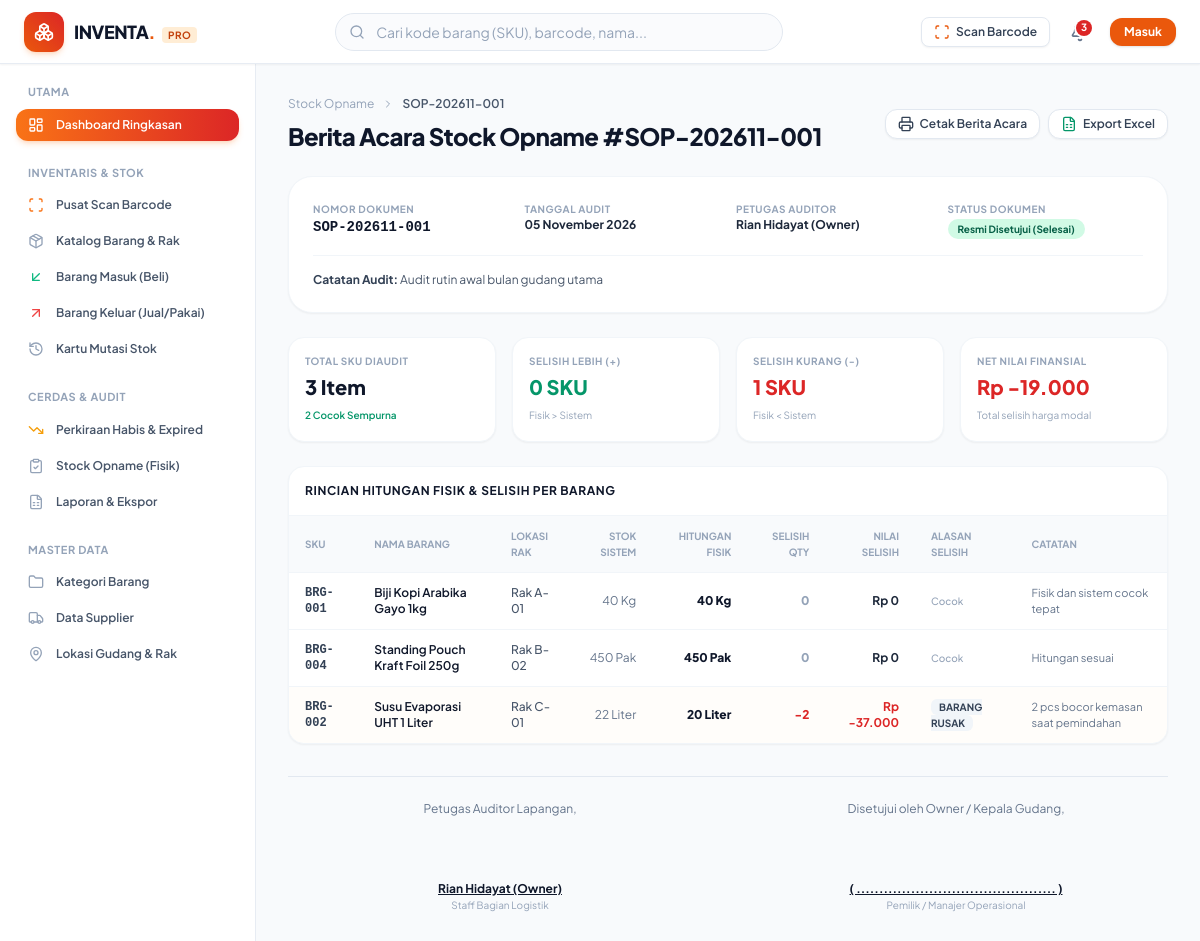
Page /pages/opname/detail.php?id=1 on the committed database.
### tables this page shows
CREATE TABLE `stock_opnames` (
  `id` int NOT NULL,
  `opname_no` varchar(50) NOT NULL,
  `audit_date` date NOT NULL,
  `user_id` int NOT NULL,
  `status` enum('draft','completed','cancelled') NOT NULL DEFAULT 'draft',
  `total_items` int NOT NULL DEFAULT '0',
  `total_variance_qty` int NOT NULL DEFAULT '0',
  `total_variance_value` decimal(15,2) NOT NULL DEFAULT '0.00',
  `notes` text,
  `completed_at` timestamp NULL DEFAULT NULL,
  `created_at` timestamp NULL DEFAULT CURRENT_TIMESTAMP
);

CREATE TABLE `users` (
  `id` int NOT NULL,
  `username` varchar(50) NOT NULL,
  `name` varchar(100) NOT NULL,
  `email` varchar(100) NOT NULL,
  `password` varchar(255) NOT NULL,
  `role` enum('admin','petugas') NOT NULL DEFAULT 'petugas',
  `phone` varchar(30) DEFAULT NULL,
  `avatar` varchar(255) DEFAULT NULL,
  `is_active` tinyint(1) NOT NULL DEFAULT '1',
  `created_at` timestamp NULL DEFAULT CURRENT_TIMESTAMP,
  `updated_at` timestamp NULL DEFAULT CURRENT_TIMESTAMP ON UPDATE CURRENT_TIMESTAMP
);

CREATE TABLE `stock_opname_items` (
  `id` int NOT NULL,
  `opname_id` int NOT NULL,
  `product_id` int NOT NULL,
  `location_id` int DEFAULT NULL,
  `system_qty` int NOT NULL,
  `physical_qty` int NOT NULL,
  `variance_qty` int NOT NULL,
  `unit_price` decimal(15,2) NOT NULL DEFAULT '0.00',
  `variance_value` decimal(15,2) NOT NULL DEFAULT '0.00',
  `reason` varchar(50) DEFAULT NULL,
  `notes` varchar(255) DEFAULT NULL
);

CREATE TABLE `products` (
  `id` int NOT NULL,
  `sku` varchar(50) NOT NULL,
  `barcode` varchar(100) DEFAULT NULL,
  `name` varchar(200) NOT NULL,
  `category_id` int DEFAULT NULL,
  `unit_id` int DEFAULT NULL,
  `location_id` int DEFAULT NULL,
  `purchase_price` decimal(15,2) NOT NULL DEFAULT '0.00',
  `selling_price` decimal(15,2) NOT NULL DEFAULT '0.00',
  `min_stock` int NOT NULL DEFAULT '5',
  `current_stock` int NOT NULL DEFAULT '0',
  `image` varchar(255) DEFAULT NULL,
  `track_expiry` tinyint(1) NOT NULL DEFAULT '0',
  `description` text,
  `created_at` timestamp NULL DEFAULT CURRENT_TIMESTAMP,
  `updated_at` timestamp NULL DEFAULT CURRENT_TIMESTAMP ON UPDATE CURRENT_TIMESTAMP
);

CREATE TABLE `locations` (
  `id` int NOT NULL,
  `warehouse_name` varchar(100) NOT NULL,
  `rack_code` varchar(50) NOT NULL,
  `description` varchar(255) DEFAULT NULL,
  `created_at` timestamp NULL DEFAULT CURRENT_TIMESTAMP
);

CREATE TABLE `units` (
  `id` int NOT NULL,
  `name` varchar(50) NOT NULL,
  `symbol` varchar(15) NOT NULL
);

### includes/functions.php (called while the page is built, shortened)
<?php
function sanitize($input): string {
    return htmlspecialchars(trim((string)$input), ENT_QUOTES, 'UTF-8');
}
function format_rupiah($number): string {
    $num = (float)$number;
    return 'Rp ' . number_format($num, 0, ',', '.');
}
function format_date(?string $dateStr, bool $includeTime = false): string {
    $timestamp = strtotime($dateStr);
    $months = [
        1 => 'Januari', 'Februari', 'Maret', 'April', 'Mei', 'Juni',
        'Juli', 'Agustus', 'September', 'Oktober', 'November', 'Desember'
    ];
    $day = date('d', $timestamp);
    $m = (int)date('m', $timestamp);
    $year = date('Y', $timestamp);
    $result = "$day {$months[$m]} $year";
    return $result;
}

### pages/opname/detail.php (the view, shortened to what this page needs)
<?php
require_once __DIR__ . '/../../includes/header.php';
require_once __DIR__ . '/../../includes/navbar.php';
$pdo = db();
$id = (int)($_GET['id'] ?? 0);
$stmt = $pdo->prepare("
    SELECT o.*, u.name as user_name
    FROM stock_opnames o
    LEFT JOIN users u ON o.user_id = u.id
    WHERE o.id = :id
");
$stmt->execute(['id' => $id]);
$opname = $stmt->fetch();
$stmtItems = $pdo->prepare("
    SELECT oi.*, p.name as product_name, p.sku, u.symbol as unit_symbol,
           l.warehouse_name, l.rack_code
    FROM stock_opname_items oi
    JOIN products p ON oi.product_id = p.id
    LEFT JOIN units u ON p.unit_id = u.id
    LEFT JOIN locations l ON oi.location_id = l.id
    WHERE oi.opname_id = :oid
    ORDER BY l.rack_code ASC, p.name ASC
");
$stmtItems->execute(['oid' => $id]);
$items = $stmtItems->fetchAll();
$countMatch = 0;
$countSurplus = 0;
$countDeficit = 0;
foreach ($items as $it) {
    if ($it['variance_qty'] == 0) $countMatch++;
    elseif ($it['variance_qty'] > 0) $countSurplus++;
    else $countDeficit++;
}
?>
<div class="flex-1 flex overflow-hidden">
    <?php require_once __DIR__ . '/../../includes/sidebar.php'; ?>
    <main class="flex-1 overflow-y-auto md:ml-64 p-4 sm:p-6 lg:p-8 pb-24 md:pb-8">
        <div class="mb-6 flex flex-col gap-4 sm:flex-row sm:items-center sm:justify-between no-print">
            <div>
                <div class="flex items-center gap-2 text-xs text-slate-400 mb-2">
                    <a href="<?= BASE_URL ?>index.php?page=opname" class="hover:text-brand-600">Stock Opname</a>
                    <i data-lucide="chevron-right" class="h-3 w-3"></i>
                    <span class="text-slate-600 font-semibold"><?= sanitize($opname['opname_no']) ?></span>
                </div>
                <h1 class="text-2xl font-black tracking-tight text-slate-900">
                    Berita Acara Stock Opname #<?= sanitize($opname['opname_no']) ?>
                </h1>
            </div>
            <div class="flex flex-wrap items-center gap-2">
                <button type="button" onclick="window.print()" class="inline-flex items-center gap-1.5 rounded-xl border border-slate-200 bg-white px-3 py-1.5 text-xs font-semibold text-slate-700 shadow-sm hover:bg-slate-50 transition">
                    <i data-lucide="printer" class="h-4 w-4"></i>
                    <span>Cetak Berita Acara</span>
                </button>
                <button type="button" onclick="exportTableToExcel('opname-detail-table', 'Berita_Acara_<?= sanitize($opname['opname_no']) ?>')" class="inline-flex items-center gap-1.5 rounded-xl border border-slate-200 bg-white px-3 py-1.5 text-xs font-semibold text-slate-700 shadow-sm hover:bg-slate-50 transition">
                    <i data-lucide="file-spreadsheet" class="h-4 w-4 text-emerald-600"></i>
                    <span>Export Excel</span>
                </button>
            </div>
        </div>
        <div class="rounded-3xl bg-white p-6 shadow-sm border border-slate-100 mb-6">
            <div class="grid grid-cols-2 sm:grid-cols-4 gap-4 text-xs">
                <div>
                    <span class="text-[10px] font-bold uppercase tracking-wider text-slate-400 block">Nomor Dokumen</span>
                    <span class="font-mono font-bold text-slate-900 text-sm"><?= sanitize($opname['opname_no']) ?></span>
                </div>
                <div>
                    <span class="text-[10px] font-bold uppercase tracking-wider text-slate-400 block">Tanggal Audit</span>
                    <span class="font-bold text-slate-800"><?= format_date($opname['audit_date']) ?></span>
                </div>
                <div>
                    <span class="text-[10px] font-bold uppercase tracking-wider text-slate-400 block">Petugas Auditor</span>
                    <span class="font-bold text-slate-800"><?= sanitize($opname['user_name'] ?? 'Petugas') ?></span>
                </div>
                <div>
                    <span class="text-[10px] font-bold uppercase tracking-wider text-slate-400 block">Status Dokumen</span>
                    <?php if ($opname['status'] === 'completed'): ?>
                        <span class="inline-block mt-0.5 rounded-full bg-emerald-100 px-2.5 py-0.5 text-[10px] font-bold text-emerald-800">
                            Resmi Disetujui (Selesai)
                        </span>
                    <?php else: ?>
                        <span class="inline-block mt-0.5 rounded-full bg-amber-100 px-2.5 py-0.5 text-[10px] font-bold text-amber-800">
                            Draft (Menunggu Persetujuan)
                        </span>
                    <?php endif; ?>
                </div>
            </div>
            <?php if (!empty($opname['notes'])): ?>
                <div class="mt-4 pt-4 border-t border-slate-100 text-xs text-slate-600">
                    <span class="font-bold text-slate-700">Catatan Audit:</span> <?= sanitize($opname['notes']) ?>
                </div>
            <?php endif; ?>
        </div>
        <div class="grid grid-cols-2 sm:grid-cols-4 gap-4 mb-6">
            <div class="p-4 rounded-2xl bg-white shadow-sm border border-slate-100">
                <span class="text-[10px] font-bold text-slate-400 uppercase tracking-wider block">Total SKU Diaudit</span>
                <div class="text-xl font-black text-slate-900 mt-1"><?= count($items) ?> Item</div>
                <span class="text-[10px] text-emerald-600 font-semibold"><?= $countMatch ?> Cocok Sempurna</span>
            </div>
            <div class="p-4 rounded-2xl bg-white shadow-sm border border-slate-100">
                <span class="text-[10px] font-bold text-slate-400 uppercase tracking-wider block">Selisih Lebih (+)</span>
                <div class="text-xl font-black text-emerald-600 mt-1"><?= $countSurplus ?> SKU</div>
                <span class="text-[10px] text-slate-400">Fisik > Sistem</span>
            </div>
            <div class="p-4 rounded-2xl bg-white shadow-sm border border-slate-100">
                <span class="text-[10px] font-bold text-slate-400 uppercase tracking-wider block">Selisih Kurang (-)</span>
                <div class="text-xl font-black text-crimson-600 mt-1"><?= $countDeficit ?> SKU</div>
                <span class="text-[10px] text-slate-400">Fisik < Sistem</span>
            </div>
            <div class="p-4 rounded-2xl bg-white shadow-sm border border-slate-100">
                <span class="text-[10px] font-bold text-slate-400 uppercase tracking-wider block">Net Nilai Finansial</span>
                <div class="text-xl font-black <?= $opname['total_variance_value'] < 0 ? 'text-crimson-600' : 'text-slate-900' ?> mt-1">
                    <?= format_rupiah($opname['total_variance_value']) ?>
                </div>
                <span class="text-[10px] text-slate-400">Total selisih harga modal</span>
            </div>
        </div>
        <div class="overflow-hidden rounded-2xl bg-white shadow-sm border border-slate-100 mb-8">
            <div class="p-4 border-b border-slate-100">
                <h3 class="text-xs font-bold uppercase tracking-wider text-slate-900">Rincian Hitungan Fisik & Selisih per Barang</h3>
            </div>
            <div class="overflow-x-auto">
                <table id="opname-detail-table" class="w-full text-left text-xs text-slate-600">
                    <thead class="bg-slate-50 text-[10px] uppercase font-bold text-slate-400 border-b border-slate-100">
                        <tr>
                            <th class="px-4 py-3">SKU</th>
                            <th class="px-4 py-3">Nama Barang</th>
                            <th class="px-4 py-3">Lokasi Rak</th>
                            <th class="px-4 py-3 text-right">Stok Sistem</th>
                            <th class="px-4 py-3 text-right">Hitungan Fisik</th>
                            <th class="px-4 py-3 text-right">Selisih Qty</th>
                            <th class="px-4 py-3 text-right">Nilai Selisih</th>
                            <th class="px-4 py-3">Alasan Selisih</th>
                            <th class="px-4 py-3">Catatan</th>
                        </tr>
                    </thead>
                    <tbody class="divide-y divide-slate-100">
                        <?php foreach ($items as $it):
                            $diff = (int)$it['variance_qty'];
                        ?>
                            <tr class="<?= $diff != 0 ? 'bg-orange-50/30' : '' ?> hover:bg-slate-50 transition">
                                <td class="px-4 py-3 font-mono font-bold text-slate-700"><?= sanitize($it['sku']) ?></td>
                                <td class="px-4 py-3 font-semibold text-slate-900"><?= sanitize($it['product_name']) ?></td>
                                <td class="px-4 py-3 font-medium text-slate-600"><?= sanitize($it['rack_code'] ?? '-') ?></td>
                                <td class="px-4 py-3 text-right text-slate-500"><?= number_format($it['system_qty']) ?> <?= sanitize($it['unit_symbol'] ?? '') ?></td>
                                <td class="px-4 py-3 text-right font-black text-slate-900"><?= number_format($it['physical_qty']) ?> <?= sanitize($it['unit_symbol'] ?? '') ?></td>
                                <td class="px-4 py-3 text-right font-black <?= $diff < 0 ? 'text-crimson-600' : ($diff > 0 ? 'text-emerald-700' : 'text-slate-400') ?>">
                                    <?= $diff > 0 ? ('+' . $diff) : ($diff < 0 ? $diff : '0') ?>
                                </td>
                                <td class="px-4 py-3 text-right font-bold <?= $it['variance_value'] < 0 ? 'text-crimson-600' : 'text-slate-800' ?>">
                                    <?= format_rupiah($it['variance_value']) ?>
                                </td>
                                <td class="px-4 py-3">
                                    <?php if ($diff != 0): ?>
                                        <span class="rounded-md bg-slate-100 px-2 py-0.5 text-[10px] font-bold text-slate-700 uppercase">
                                            <?= sanitize(str_replace('_', ' ', $it['reason'])) ?>
                                        </span>
                                    <?php else: ?>
                                        <span class="text-slate-400 text-[10px] font-medium">Cocok</span>
                                    <?php endif; ?>
                                </td>
                                <td class="px-4 py-3 text-slate-500 text-[11px]"><?= sanitize($it['notes'] ?: '-') ?></td>
                            </tr>
                        <?php endforeach; ?>
                    </tbody>
                </table>
            </div>
        </div>
        <div class="mt-8 pt-6 border-t border-slate-200 grid grid-cols-2 gap-8 text-center text-xs">
            <div>
                <p class="text-slate-500 mb-16">Petugas Auditor Lapangan,</p>
                <p class="font-bold text-slate-900 underline"><?= sanitize($opname['user_name'] ?? 'Petugas Gudang') ?></p>
                <p class="text-[10px] text-slate-400">Staff Bagian Logistik</p>
            </div>
            <div>
                <p class="text-slate-500 mb-16">Disetujui oleh Owner / Kepala Gudang,</p>
                <p class="font-bold text-slate-900 underline">( ............................................ )</p>
                <p class="text-[10px] text-slate-400">Pemilik / Manajer Operasional</p>
            </div>
        </div>
    </main>
</div>
<?php require_once __DIR__ . '/../../includes/footer.php'; ?>

### rows in the picture
stock_opnames: opname_no "SOP-202611-001", audit_date "05 November 2026", user.name "Rian Hidayat (Owner)", notes "Audit rutin awal bulan gudang utama", total_variance_value "Rp -19.000"
stock_opname_items: product.sku "BRG-001", product.name "Biji Kopi Arabika Gayo 1kg", location.rack_code "Rak A-01", system_qty "40", units.symbol "Kg", physical_qty "40", variance_qty "0", variance_value "Rp 0", notes "Fisik dan sistem cocok tepat"
stock_opname_items: product.sku "BRG-004", product.name "Standing Pouch Kraft Foil 250g", location.rack_code "Rak B-02", system_qty "450", units.symbol "Pak", physical_qty "450", variance_qty "0", variance_value "Rp 0", notes "Hitungan sesuai"
stock_opname_items: product.sku "BRG-002", product.name "Susu Evaporasi UHT 1 Liter", location.rack_code "Rak C-01", system_qty "22", units.symbol "Liter", physical_qty "20", variance_qty "-2", variance_value "Rp -37.000", reason "BARANG RUSAK", notes "2 pcs bocor kemasan saat pemindahan"

### other values in the picture
$totalAlerts "3"
count($items) "3"
$countMatch "2"
$countSurplus "0"
$countDeficit "1"
